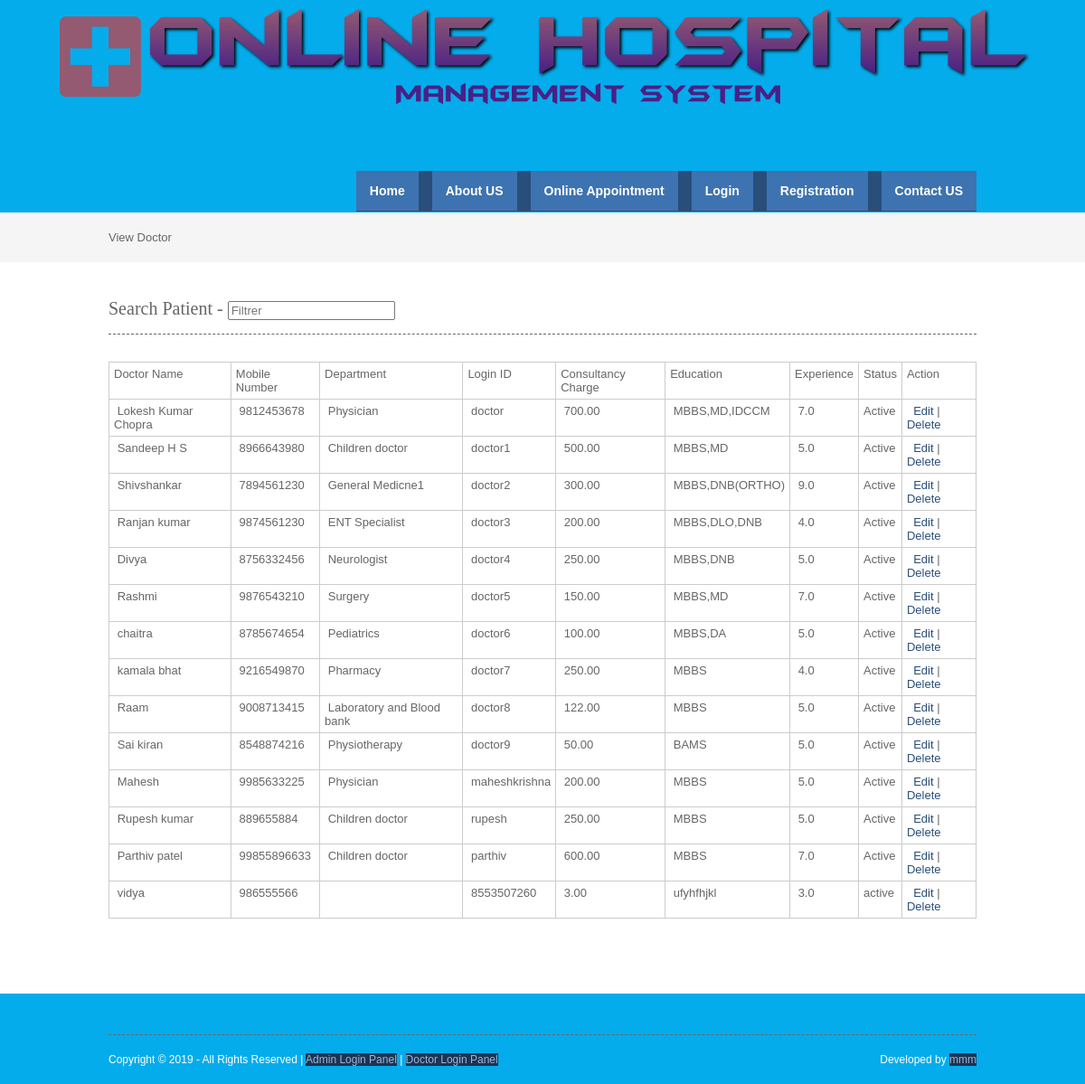
The app's page /viewdoctor.php with its own data.
### tables this page shows
CREATE TABLE `doctor` (
  `doctorid` int(10) NOT NULL,
  `doctorname` varchar(50) NOT NULL,
  `mobileno` varchar(15) NOT NULL,
  `departmentid` int(10) NOT NULL,
  `loginid` varchar(25) NOT NULL,
  `password` varchar(25) NOT NULL,
  `status` varchar(10) NOT NULL,
  `education` varchar(25) NOT NULL,
  `experience` float(11,1) NOT NULL,
  `consultancy_charge` float(10,2) NOT NULL
);

CREATE TABLE `department` (
  `departmentid` int(10) NOT NULL,
  `departmentname` varchar(100) NOT NULL,
  `description` text NOT NULL,
  `status` varchar(10) NOT NULL
);

### viewdoctor.php (the view, shortened to what this page needs)
<?php
include("header.php");
include("dbconnection.php");
?>
<div class="wrapper col2">
  <div id="breadcrumb">View  Doctor  </div>
</div>
<div class="wrapper col4">
  <div id="container">
<section class="container">
<h2>Search Patient - <input type="search" class="light-table-filter" data-table="order-table" placeholder="Filtrer" /></h2>
	<table class="order-table">
      <thead>
    <table style="width:100%;" border="3">
      <tbody>
        <tr>
          <td>Doctor Name</td>
          <td>Mobile Number</td>
          <td>Department</td>
          <td>Login ID</td>
          <td>Consultancy Charge</td>
          <td>Education</td>
          <td>Experience</td>
          <td>Status</td>
          <td>Action</td>
        </tr>
          <?php
		$sql ="SELECT * FROM doctor";
		$qsql = mysqli_query($con,$sql);
		while($rs = mysqli_fetch_array($qsql))
		{
			$sqldept = "SELECT * FROM department WHERE departmentid='$rs[departmentid]'";
			$qsqldept = mysqli_query($con,$sqldept);
			$rsdept = mysqli_fetch_array($qsqldept);
        echo "<tr>
          <td>&nbsp;$rs[doctorname]</td>
          <td>&nbsp;$rs[mobileno]</td>
		   <td>&nbsp;$rsdept[departmentname]</td>
			<td>&nbsp;$rs[loginid]</td>
			<td>&nbsp;$rs[consultancy_charge]</td>
			 <td>&nbsp;$rs[education]</td>
			<td>&nbsp;$rs[experience]</td>
          <td>$rs[status]</td>
           <td>&nbsp;
		   <a href='doctor.php?editid=$rs[doctorid]'>Edit</a> | <a href='viewdoctor.php?delid=$rs[doctorid]'>Delete</a> </td>
        </tr>";
		}
		?>      </tbody>
    </table>
    <p>&nbsp;</p>
  </div>
</div>
<?php
include("footer.php");
?>

### layout/styles/layout.css (style rules this page uses)
html { overflow-y:scroll; }
body { margin:0; padding:0; font-size:13px; font-family:verdana, Arial, Helvetica, sans-serif; color:#FFFFFF; background-color:#4F473A; }
a { outline:none; text-decoration:none; }
div.wrapper { display:block; width:100%; margin:0; text-align:left; }
.col2 { color:#666666; background-color:#F5F5F5; }
.col3, .col4 { color:#666666; background-color:#FFFFFF; }
#head, #gallery, #breadcrumb, #container, #footer { display:block; position:relative; width:960px; margin:0 auto; }
#breadcrumb { padding:20px 0; }
#container { padding:40px 0; }
#container h1, #container h2, #container h3, #container h4, #container h5, #container h6 { margin:0 0 15px 0; padding:0 0 15px 0; line-height:normal; font-weight:normal; font-size:20px; font-family:Georgia, "Times New Roman", Times, serif; border-bottom:1px dashed #666666; }
#container a { color:#294E79; background-color:#FFFFFF; }

### layout/styles/tables.css (style rules this page uses)
table { width:100%; border-collapse:collapse; table-layout:auto; vertical-align:top; margin-bottom:15px; border:1px solid #CCCCCC; }
table tbody td { vertical-align:top; border-collapse:collapse; border-left:1px solid #CCCCCC; border-right:1px solid #CCCCCC; }
table thead th, table tbody td { padding:5px; border-collapse:collapse; }

### records on screen
doctor: doctorname "Lokesh Kumar Chopra", mobileno "9812453678", departmentid.departmentname "Physician", loginid "doctor", consultancy_charge "700.00", education "MBBS,MD,IDCCM", experience "7.0", status "Active"
doctor: doctorname "Sandeep H S", mobileno "8966643980", departmentid.departmentname "Children doctor", loginid "doctor1", consultancy_charge "500.00", education "MBBS,MD", experience "5.0", status "Active"
doctor: doctorname "Shivshankar", mobileno "7894561230", departmentid.departmentname "General Medicne1", loginid "doctor2", consultancy_charge "300.00", education "MBBS,DNB(ORTHO)", experience "9.0", status "Active"
doctor: doctorname "Ranjan kumar", mobileno "9874561230", departmentid.departmentname "ENT Specialist", loginid "doctor3", consultancy_charge "200.00", education "MBBS,DLO,DNB", experience "4.0", status "Active"
doctor: doctorname "Divya", mobileno "8756332456", departmentid.departmentname "Neurologist", loginid "doctor4", consultancy_charge "250.00", education "MBBS,DNB", experience "5.0", status "Active"
doctor: doctorname "Rashmi", mobileno "9876543210", departmentid.departmentname "Surgery", loginid "doctor5", consultancy_charge "150.00", education "MBBS,MD", experience "7.0", status "Active"
doctor: doctorname "chaitra", mobileno "8785674654", departmentid.departmentname "Pediatrics", loginid "doctor6", consultancy_charge "100.00", education "MBBS,DA", experience "5.0", status "Active"
doctor: doctorname "kamala bhat", mobileno "9216549870", departmentid.departmentname "Pharmacy", loginid "doctor7", consultancy_charge "250.00", education "MBBS", experience "4.0", status "Active"
doctor: doctorname "Raam", mobileno "9008713415", departmentid.departmentname "Laboratory and Blood bank", loginid "doctor8", consultancy_charge "122.00", education "MBBS", experience "5.0", status "Active"
doctor: doctorname "Sai kiran", mobileno "8548874216", departmentid.departmentname "Physiotherapy", loginid "doctor9", consultancy_charge "50.00", education "BAMS", experience "5.0", status "Active"
doctor: doctorname "Mahesh", mobileno "9985633225", departmentid.departmentname "Physician", loginid "maheshkrishna", consultancy_charge "200.00", education "MBBS", experience "5.0", status "Active"
doctor: doctorname "Rupesh kumar", mobileno "889655884", departmentid.departmentname "Children doctor", loginid "rupesh", consultancy_charge "250.00", education "MBBS", experience "5.0", status "Active"
doctor: doctorname "Parthiv patel", mobileno "99855896633", departmentid.departmentname "Children doctor", loginid "parthiv", consultancy_charge "600.00", education "MBBS", experience "7.0", status "Active"
doctor: doctorname "vidya", mobileno "986555566", loginid "8553507260", consultancy_charge "3.00", education "ufyhfhjkl", experience "3.0", status "active"
